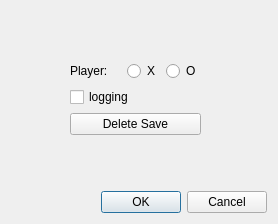
<?xml version="1.0" encoding="UTF-8"?>
<ui version="4.0">
 <class>Dialog</class>
 <widget class="QDialog" name="Dialog">
  <property name="windowModality">
   <enum>Qt::ApplicationModal</enum>
  </property>
  <property name="geometry">
   <rect>
    <x>0</x>
    <y>0</y>
    <width>278</width>
    <height>224</height>
   </rect>
  </property>
  <property name="windowTitle">
   <string>Settings</string>
  </property>
  <layout class="QGridLayout" name="gridLayout">
   <item row="0" column="1">
    <spacer name="verticalSpacer">
     <property name="orientation">
      <enum>Qt::Vertical</enum>
     </property>
     <property name="sizeHint" stdset="0">
      <size>
       <width>20</width>
       <height>136</height>
      </size>
     </property>
    </spacer>
   </item>
   <item row="1" column="0">
    <spacer name="horizontalSpacer">
     <property name="orientation">
      <enum>Qt::Horizontal</enum>
     </property>
     <property name="sizeHint" stdset="0">
      <size>
       <width>189</width>
       <height>20</height>
      </size>
     </property>
    </spacer>
   </item>
   <item row="1" column="1">
    <layout class="QVBoxLayout" name="verticalLayout_2">
     <item>
      <layout class="QVBoxLayout" name="verticalLayout">
       <item>
        <layout class="QHBoxLayout" name="horizontalLayout">
         <item>
          <widget class="QLabel" name="label">
           <property name="text">
            <string>Player:    </string>
           </property>
          </widget>
         </item>
         <item>
          <widget class="QRadioButton" name="xRadio">
           <property name="text">
            <string>X</string>
           </property>
          </widget>
         </item>
         <item>
          <widget class="QRadioButton" name="oRadio">
           <property name="text">
            <string>O</string>
           </property>
          </widget>
         </item>
        </layout>
       </item>
      </layout>
     </item>
     <item>
      <widget class="QCheckBox" name="loggingCheck">
       <property name="text">
        <string>logging</string>
       </property>
      </widget>
     </item>
     <item>
      <widget class="QPushButton" name="deleteSaveBtn">
       <property name="text">
        <string>Delete Save</string>
       </property>
      </widget>
     </item>
    </layout>
   </item>
   <item row="1" column="2">
    <spacer name="horizontalSpacer_2">
     <property name="orientation">
      <enum>Qt::Horizontal</enum>
     </property>
     <property name="sizeHint" stdset="0">
      <size>
       <width>189</width>
       <height>20</height>
      </size>
     </property>
    </spacer>
   </item>
   <item row="2" column="1">
    <spacer name="verticalSpacer_2">
     <property name="orientation">
      <enum>Qt::Vertical</enum>
     </property>
     <property name="sizeHint" stdset="0">
      <size>
       <width>20</width>
       <height>136</height>
      </size>
     </property>
    </spacer>
   </item>
   <item row="4" column="1" colspan="2">
    <widget class="QDialogButtonBox" name="buttonBox">
     <property name="orientation">
      <enum>Qt::Horizontal</enum>
     </property>
     <property name="standardButtons">
      <set>QDialogButtonBox::Cancel|QDialogButtonBox::Ok</set>
     </property>
    </widget>
   </item>
  </layout>
  <zorder>buttonBox</zorder>
  <zorder>horizontalSpacer</zorder>
  <zorder>horizontalSpacer_2</zorder>
  <zorder>verticalSpacer</zorder>
  <zorder>verticalSpacer_2</zorder>
  <zorder></zorder>
 </widget>
 <resources/>
 <connections>
  <connection>
   <sender>buttonBox</sender>
   <signal>accepted()</signal>
   <receiver>Dialog</receiver>
   <slot>accept()</slot>
   <hints>
    <hint type="sourcelabel">
     <x>248</x>
     <y>254</y>
    </hint>
    <hint type="destinationlabel">
     <x>157</x>
     <y>274</y>
    </hint>
   </hints>
  </connection>
  <connection>
   <sender>buttonBox</sender>
   <signal>rejected()</signal>
   <receiver>Dialog</receiver>
   <slot>reject()</slot>
   <hints>
    <hint type="sourcelabel">
     <x>316</x>
     <y>260</y>
    </hint>
    <hint type="destinationlabel">
     <x>286</x>
     <y>274</y>
    </hint>
   </hints>
  </connection>
 </connections>
</ui>
